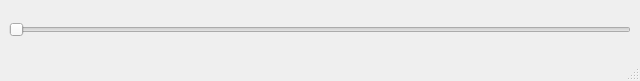
<?xml version="1.0" encoding="UTF-8"?>
<ui version="4.0">
 <class>MainWindow</class>
 <widget class="QMainWindow" name="MainWindow">
  <property name="geometry">
   <rect>
    <x>0</x>
    <y>0</y>
    <width>640</width>
    <height>81</height>
   </rect>
  </property>
  <property name="windowTitle">
   <string>MainWindow</string>
  </property>
  <widget class="QWidget" name="centralwidget">
   <layout class="QHBoxLayout" name="horizontalLayout">
    <item>
     <widget class="QSlider" name="horizontalSlider">
      <property name="orientation">
       <enum>Qt::Horizontal</enum>
      </property>
     </widget>
    </item>
   </layout>
  </widget>
  <widget class="QMenuBar" name="menubar">
   <property name="geometry">
    <rect>
     <x>0</x>
     <y>0</y>
     <width>640</width>
     <height>21</height>
    </rect>
   </property>
  </widget>
  <widget class="QStatusBar" name="statusbar"/>
 </widget>
 <resources/>
 <connections/>
</ui>
